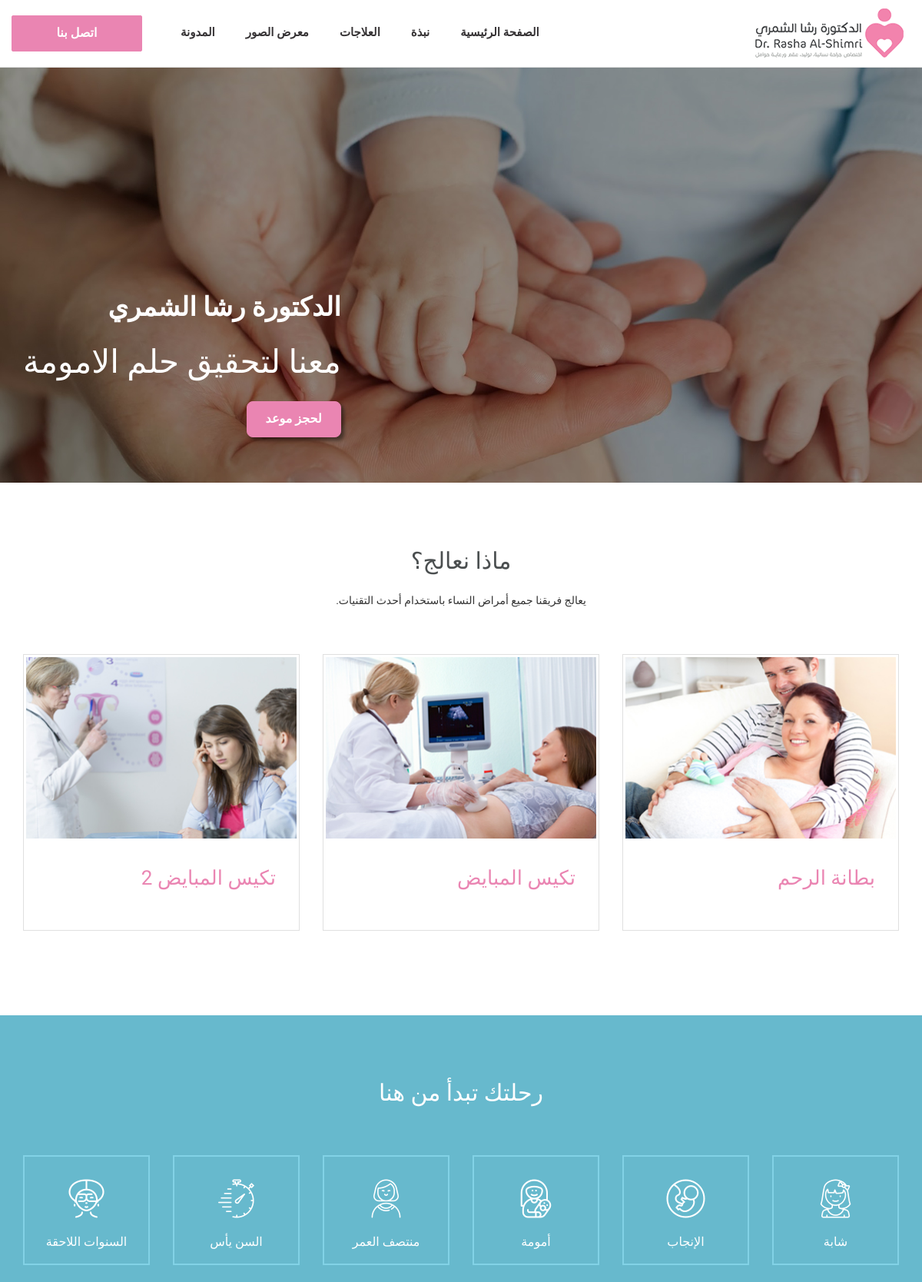
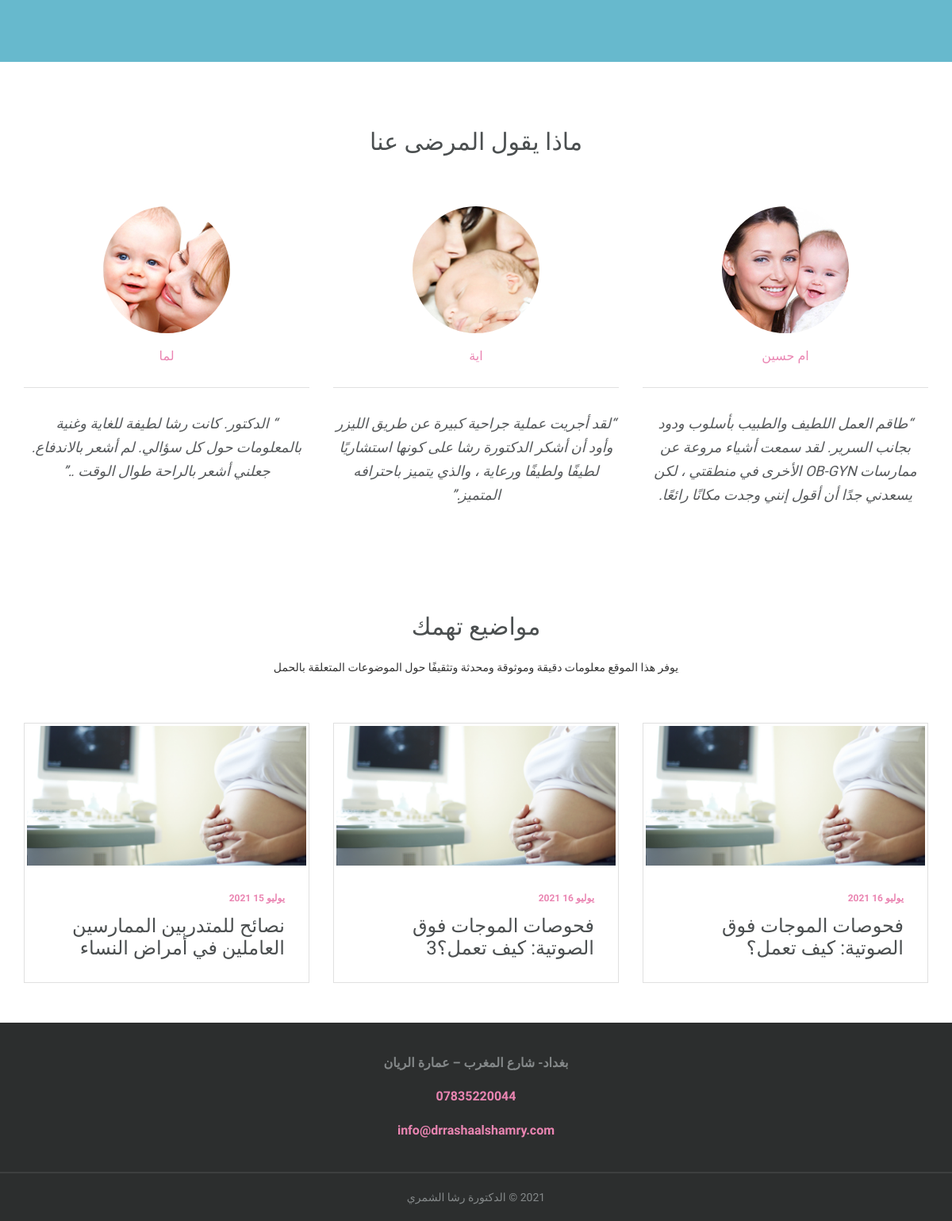
The page / on the database its author committed (2 pictures, top to bottom).
### tables this page shows
CREATE TABLE `banner` (
  `banner_id` int(11) NOT NULL,
  `heading` text DEFAULT NULL,
  `description` text DEFAULT NULL,
  `photo` text DEFAULT NULL,
  `cta_link` text DEFAULT NULL,
  `button_lable` text DEFAULT NULL,
  `display_order` int(11) DEFAULT NULL,
  `lang_id` int(11) DEFAULT NULL,
  `is_active` tinyint(1) DEFAULT 1,
  `ar_heading` text DEFAULT NULL,
  `ar_description` text DEFAULT NULL,
  `ar_button_lable` text DEFAULT NULL,
  `ar_cta_link` text DEFAULT NULL
);

CREATE TABLE `services` (
  `service_id` int(11) NOT NULL,
  `en_name` text NOT NULL,
  `ar_name` text NOT NULL,
  `icon` text NOT NULL,
  `photo` text NOT NULL,
  `display_order` int(11) NOT NULL,
  `en_description` text NOT NULL,
  `ar_description` text NOT NULL,
  `is_active` tinyint(1) NOT NULL DEFAULT 1
);

CREATE TABLE `lang` (
  `lang_id` int(11) NOT NULL,
  `lang_name` text NOT NULL,
  `en_value` text NOT NULL,
  `ar_value` text NOT NULL,
  `is_active` tinyint(1) NOT NULL DEFAULT 1,
  `lang_type` int(11) NOT NULL DEFAULT 0 COMMENT '0:is text, 1:is html	'
);

CREATE TABLE `blog_posts` (
  `post_id` int(11) NOT NULL,
  `category_id` int(11) DEFAULT NULL,
  `name` text DEFAULT NULL,
  `display_order` int(11) DEFAULT NULL,
  `featured_photo` text DEFAULT NULL,
  `slug` text DEFAULT NULL,
  `title` text DEFAULT NULL,
  `meta_description` text DEFAULT NULL,
  `description` text DEFAULT NULL,
  `create_date` datetime DEFAULT current_timestamp(),
  `is_active` tinyint(1) DEFAULT 1,
  `language` text DEFAULT 'ar'
);

### index.php (the view, shortened to what this page needs)
<!DOCTYPE html>
<html dir="rtl"  lang="ar">
<head>
    <?php
        include('headerScripts.php');
    ?>
</head>
<body>
    <?php
        include('header.php');
    ?>
    <div class="slider" style="direction:ltr">
        <div class="owl-carousel ">
        <div class="item"> <img src="<?php getBanner(1,'photo') ?>" alt="">
                <div class="container">
                    <div class="row">
                        <div class="col-lg-offset-6 col-lg-6 col-md-offset-6 col-md-6 col-sm-12 col-xs-12">
                            <div class="slider-captions">
							<h1 class="slider-title"><?php getBanner(1,'ar_heading') ?></h1>
                                <h2 class="slider-title"><?php getBanner(1,'ar_description') ?></h2>
                                <a href="<?php getBanner(1,'ar_cta_link') ?>" class="btn btn-default hidden-xs"><?php getBanner(1,'ar_button_lable') ?></a>
                            </div>
                        </div>
                    </div>
                </div>
            </div>
        </div>
    </div>
    <div class="space-medium">
        <div class="container">
            <div class="row">
                <div class="col-lg-offset-2 col-md-8 col-md-offset-2 col-md-8 col-sm-12 col-xs-12">
                    <div class="section-title text-center">
                        <h1>ماذا نعالج؟</h1>
                        <p>يعالج فريقنا جميع أمراض النساء باستخدام أحدث التقنيات.</p>
                    </div>
                </div>
            </div>
            <div class="row">
            <?php
                $q=mysqli_query($connection,"SELECT * FROM services
                ORDER BY display_order");
            while($service = mysqli_fetch_assoc($q)){
                echo '
                <div class="col-lg-4 col-md-4 col-sm-6 col-xs-12">
                <div class="treatment-block mb30">
                    <div class="treatment-img">
                        <a href="treatments.php?service='.$service['service_id'].'" class="imghover"><img src="'.$service['photo'].'" class="img-responsive" alt=""></a>
                    </div>
                    <div class="treatment-content">
                        <h2><a href="treatments.php?service='.$service['service_id'].'">'.$service['ar_name'].'</a></h2>
                        <a href="treatments.php?service='.$service['service_id'].'" class="btn-link"> <ul>'.$service['brief_description'].' </ul></a>
                    </div>
                </div>
            </div>
                ';
            }
            ?>
            </div>
        </div>
    </div>
    <div class="space-medium bg-primary">
<?php getLang(1);?>
    </div>
    <div class="space-medium bg-white">
        <?php getLang(7);?>
    </div>
    <div class="space-xs-small">
        <div class="container">
            <div class="row">
                <div class="col-lg-offset-2 col-md-8 col-md-offset-2 col-md-8 col-sm-12 col-xs-12">
                    <div class="section-title text-center">
                        <h1>مواضيع تهمك</h1>
                        <p>يوفر هذا الموقع معلومات دقيقة وموثوقة ومحدثة وتثقيفًا حول الموضوعات المتعلقة بالحمل </p>
                    </div>
                </div>
            </div>
            <div class="row">
            <?php
                        $q=mysqli_query($connection,"SELECT *,
                                         MONTHNAME(create_date) AS month_name,
										DAY(create_date) AS day_number,
                                        MONTH(create_date) AS month_number,
                                        YEAR(create_date) AS year_number
										FROM blog_posts
										WHERE is_active =1
										ORDER BY create_date
										DESC LIMIT 3");
while($post = mysqli_fetch_assoc($q)){
    echo '
    <div class="col-lg-4 col-md-4 col-sm-6 col-xs-12">
                    <div class="post-block">
                        <div class="post-img">
                            <a href="blog/'.$post['slug'].'/'.$post['post_id'].'" class="imghover"><img src="'.$post['featured_photo'].'" alt=""></a>
                        </div>
                        <div class="post-content">
                            <div class="meta"><span class="meta-date">'.getArMonthName($post['month_number']).' '.$post['day_number'].' '.$post['year_number'].' </span></div>
                            <h1><a href="blog/'.$post['slug'].'/'.$post['post_id'].'" class="post-title">'.$post['title'].'</a></h1>
                        </div>
                    </div>
                </div>
    ';
}
?>
            </div>
        </div>
    </div>
    <?php
include('footer.php');
?>
</body>
</html>

### headerScripts.php (shortened to what this page needs)
<?php
require_once('config.php');
require_once('functions.php');
?>
<link href="css/rtl-bootstrap.min.css" rel="stylesheet">
    <link href="css/rtl-style.css" rel="stylesheet">
    <link href="css/owl.carousel.min.css" rel="stylesheet">
    <link href="css/owl.theme.default.css" rel="stylesheet">
    <link rel="stylesheet" type="text/css" href="css/font-awesome.min.css">
    <link rel="stylesheet" type="text/css" href="css/fontello.css">

### header.php (shortened to what this page needs)
<div class="header-wide">
    <div class="container-fluid">
        <div class="row">
            <div class="col-lg-4 col-md-3 col-sm-6 col-xs-12">
                <a href="index.php"><img src="images/logo.png" alt=""></a>
            </div>
            <div class="col-lg-6 col-md-9 col-sm-12 col-xs-12">
                <div class="navigation-wrapper">
                    <div id="navigation">
                        <ul>
                            <li><a href="index.php"
                             title="الصفحة الرئيسية"
                             >الصفحة الرئيسية</a></li>
                            <li><a href="about-us.php"
                             title="نبذة"
                            > نبذة</a></li>
                            <li><a href="treatments.php"
                            title="العلاجات"
                            >العلاجات </a></li>
				 <li><a href="gallery.php" title="معرض الصور"
                             >معرض الصور </a>
                            </li>
                            <li><a href="blog-listing.php">المدونة</a>
                            </li>
                        </ul>
                    </div>
                </div>
            </div>
            <div class="col-lg-2 col-md-2 col-sm-6 col-xs-12">
                <div class="header-cta">
                    <a href="contact-us.php" class="btn btn-primary btn-block">اتصل بنا</a>
                </div>
            </div>
        </div>
    </div>
</div>

### functions.php (shortened to what this page needs)
<?php
function getLang($langId){
	global $connection;
	if(isset($_SESSION['language']) && $_SESSION['language']=="ar"){
		$q=mysqli_query($connection,"SELECT ar_value
									 FROM lang
									 WHERE lang_id = '$langId'
									 AND is_active= 1 ");
	}else{
		$q=mysqli_query($connection,"SELECT en_value
									 FROM lang
									 WHERE lang_id = '$langId'
									 AND is_active= 1 ");
	}
	if(mysqli_num_rows($q)>0){
		$langData = mysqli_fetch_row($q);
		echo $langData[0];
	}else{
		echo" ";
	}
}
function getBanner($BannerId,$field){
	global $connection;
	if(isset($_SESSION['language']) && $_SESSION['language']=="ar"){
		$q=mysqli_query($connection,"SELECT ar_heading,
										ar_description,
										ar_button_lable,
										ar_cta_link,
										photo
									 FROM banner
									 WHERE banner_id = '$BannerId'
									 AND is_active= 1 ");
	}
	if(mysqli_num_rows($q)>0){
		$banner_field = mysqli_fetch_row($q);
		}else{
		echo 'Banner Not Found';
		}
	switch ($field) {
		case 'ar_heading':
			echo $banner_field[0] ;
			break;
				case 'ar_description':
					echo $banner_field[1];
					break;
			            case 'ar_button_lable':
			            	echo $banner_field[2];
			            	break;
				case 'ar_cta_link':
					echo $banner_field[3];
					break;
    	case 'photo':
    		echo $banner_field[4];
    		break;
	}
}
function getArMonthName($post_month){
    switch ($post_month) {
                        case '7':
                        $ar_month_name = 'يوليو';
                        break;
    }
    return $ar_month_name;
}
?>

### footer.php (shortened to what this page needs)
<div class="footer">
        <div class="container">
            <div class="row">
                <div class="col-lg-12 col-md-12 col-sm-12 col-xs-12">
                    <div class="widget-footer mb30">
                        <p>بغداد- شارع المغرب – عمارة الريان </p>
                        <p><a href="tel:07835220044">07835220044</a></p>
                        <p><a href="mailto:info@drrashaalshamry.com">info@drrashaalshamry.com</a></p>
                    </div>
                </div>
            </div>
        </div>
    </div>
    <div class="tiny-footer">
        <div class="container">
            <div class="row">
                <div class="col-lg-12 col-md-12 col-sm-12 col-xs-12 text-center">
                    <p>2021 © الدكتورة رشا الشمري </p>
                </div>
            </div>
        </div>
    </div>

### rows shown on the page
banner: photo (picture), ar_heading "الدكتورة رشا الشمري", ar_description "معنا لتحقيق حلم الامومة", ar_button_lable "لحجز موعد"
services: photo (picture), ar_name "بطانة الرحم"
services: photo (picture), ar_name "تكيس المبايض"
services: photo (picture), ar_name "تكيس المبايض 2"
lang: ar_value "رحلتك تبدأ من هنا شابة الإنجاب أمومة منتصف العمر السن يأس السنوات اللاحقة"
lang: ar_value "ماذا يقول المرضى عنا ام حسين “طاقم العمل اللطيف والطبيب بأسلوب ودود بجانب السرير. لقد سمعت أشياء مروعة عن ممارسات OB-GYN الأخرى في منطقتي ، لكن يسعدني جدًا أن أقول إنني وجدت مكانًا رائعًا. اية “لقد أجريت عملية جراحية كبيرة عن طريق الليزر وأود أن أشكر الدكتورة رشا على كونها استشاريًا لطيفًا ولطيفًا ورعاية ، والذي يتميز باحترافه المتميز.” لما “ الدكتور. كانت رشا لطيفة للغاية وغنية بالمعلومات حول كل سؤالي. لم أشعر بالاندفاع. جعلني أشعر بالراحة طوال الوقت ..”", ar_value (picture)
blog_posts: featured_photo (picture), month_number "يوليو", year_number "2021", title "فحوصات الموجات فوق الصوتية: كيف تعمل؟"
blog_posts: featured_photo (picture), month_number "يوليو", year_number "2021", title "فحوصات الموجات فوق الصوتية: كيف تعمل؟3"
blog_posts: featured_photo (picture), month_number "يوليو", year_number "2021", title "نصائح للمتدربين الممارسين العاملين في أمراض النساء"
